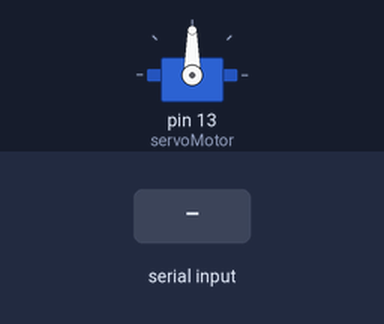
Simulated run of this sketch. Board: Arduino Uno, built with avr-gcc and run on an emulated ATmega328P. Shown: servo. Inputs (shaded band) come from the test bench.

Above: at 1.2 s.
1.3 s: "DIR:\n" received over the second serial link
At 1.8 s:
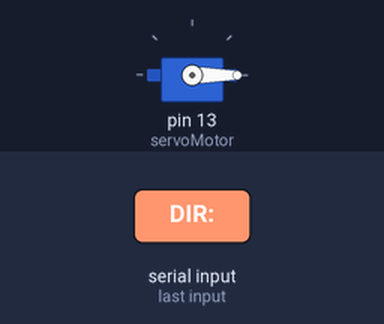
Timing chart, 0 to 4.3 s (numbered marks = the images above; inputs shaded):
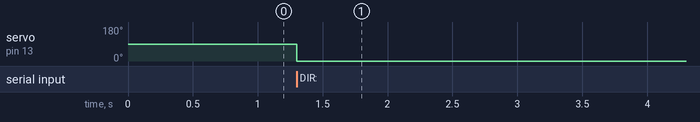

The sketch:

motor_manual_satellite.ino
```cpp
#include <Servo.h>
#include <SoftwareSerial.h>

// Comunicación con Arduino tierra
SoftwareSerial mySerial(10, 11);  // RX, TX

String mensaje = "";
Servo servoMotor;

void setup() {
  mySerial.begin(9600);
  servoMotor.attach(13);  // Pin del servo

  servoMotor.write(90);  // Posición neutra inicial
}

void loop() {

  while (mySerial.available()) {
    char c = mySerial.read();

    if (c == '\n') {
      procesarComando(mensaje);
      mensaje = "";
    }
    else {
      mensaje += c;
    }
  }
}

void procesarComando(String cmd) {

  if (cmd.startsWith("DIR:")) {

    int dir = cmd.substring(4).toInt();

    if (dir == 0) {
      // Izquierda
      servoMotor.write(0);
    }
    else if (dir == 1) {
      // Derecha
      servoMotor.write(180);
    }
    else if (dir == 2) {
      // Neutro
      servoMotor.write(90);
    }
  }
}
```

Measured:
- after the input at 1.3 s, servo on pin 13 (servoMotor): 90° → 0° at once
